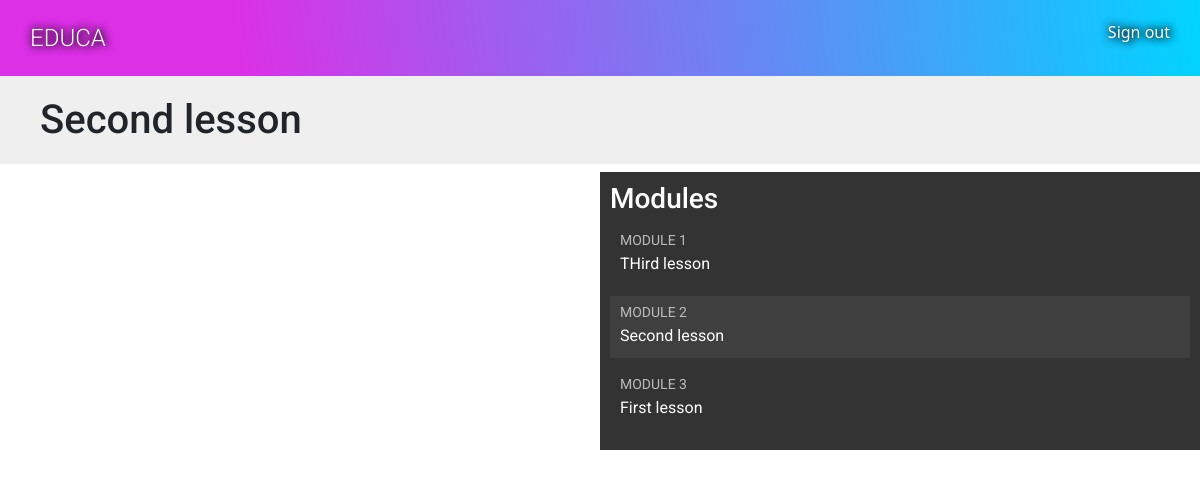
Page /students/courses/11/17/ (signed in) on the committed database.
### courses/models.py (models this page shows, shortened)
class Module(models.Model):
    name = models.CharField(max_length=200)
    slug = models.CharField(max_length = 200)
    course = models.ForeignKey(Course, related_name='modules', on_delete=models.CASCADE)
    description = models.TextField(blank=True)
    order = OrderField(blank=True, for_fields=['course'])
    class Meta:
        ordering = ['order']

### students/views.py (the view)
# urls.py: path('courses/<pk>/', StudentCoursesDetailView.as_view(), name='student_detail'),
class StudentCoursesDetailView(DetailView):
    model = Course
    template_name = 'students/course/detail.html'
    def get_queryset(self):
        return Course.objects.filter(students__in=[self.request.user])
    def get_context_data(self, **kwargs):
        context = super().get_context_data(**kwargs)
        course = self.object #get_object
        print(course.name)
        if 'module_id' in self.kwargs:
            module = course.modules.get(id = self.kwargs['module_id'])
            context['module'] = module
        else:
            module = course.modules.first()
            context['module'] = module
        context['module_context'] = module.content.all()
        return context

### students/templates/students/course/detail.html (shortened to what this page needs)
{% extends "base.html" %}
{% load cache %}
{% block content %}
  <h1>
    {{ module.name }}
  </h1>
  <div class="contents">
    <h3>Modules</h3>
    <ul id="modules">
      {% for m in object.modules.all %}
        <li data-id="{{ m.id }}" {% if m == module %}class="selected"{% endif %}>
          <a href="{% url "student_detail_module" object.id m.id %}">
            <span>
              Module <span class="order">{{ m.order|add:1 }}</span>
            </span>
            <br>
            {{ m.name }}
          </a>
        </li>
      {% empty %}
        <li>No modules yet.</li>
      {% endfor %}
    </ul>
  </div>
  <div class="module">
  </div>
{% endblock %}

### courses/static/css/base.css (style rules this page uses)
body { margin:0; font-family:'Roboto', sans-serif; font-weight:400; color:#333; }
a { color:#3fad37; text-decoration:none; }
ul { float:left; }
h1, h2, h3, h4, h5, h6 { font-family:'Roboto', sans-serif; font-weight:300; }
h1 { background:#efefef; width:100%; overflow:auto; padding:20px 0 20px 40px; margin:0; }
.module { padding:10px 20px; float:left; width:600px; }
.contents { width:50%; padding:10px; float:right; background:#333; color: #fff; font-family:'Roboto', sans-serif; }
.contents ul { list-style:none; margin:0; padding:0; width:100%; }
.contents ul li { margin:0 0 10px 0; padding:4px 10px 10px; overflow:auto; cursor:move; }
.contents ul li.selected { background:#3f3f3f; }
.contents ul span { text-transform:uppercase; color:#bbb; font-size:14px; }
.contents ul a { display:block; color:#fff; text-decoration:none; transition: all 0.4s ease; }

### rows in the picture
Module: name "Second lesson", order|add "2"
Module: order|add "1", name "THird lesson"
Module: order|add "3", name "First lesson"
